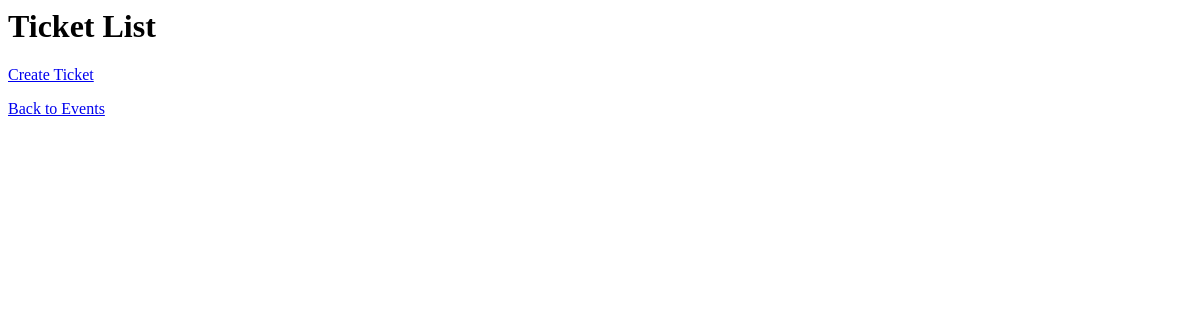
The page /tickets/ on the database as committed earlier.
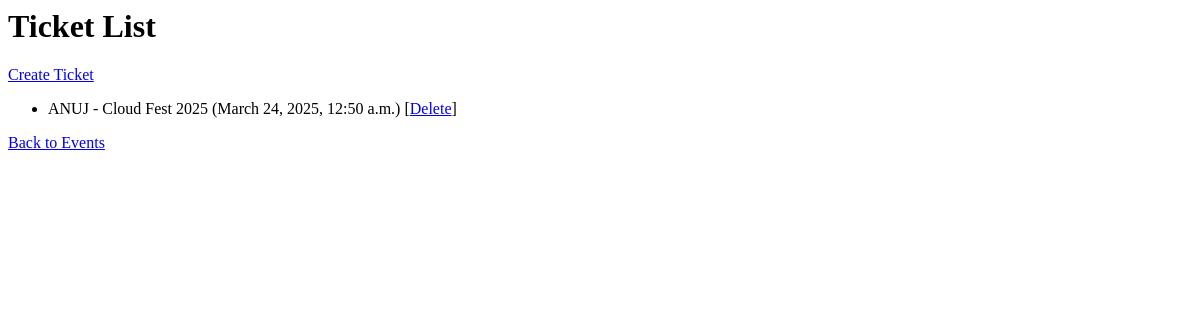
The same page on the database as committed later.
### tickets/models.py (models this page shows, shortened)
class Ticket(models.Model):
    event = models.ForeignKey(Event, on_delete=models.CASCADE)
    attendee = models.ForeignKey(Attendee, on_delete=models.CASCADE)
    booking_date = models.DateTimeField(auto_now_add=True)

class Attendee(models.Model):
    name = models.CharField(max_length=100)
    email = models.EmailField()

class Event(models.Model):
    name = models.CharField(max_length=100)
    location = models.CharField(max_length=255)
    date = models.DateTimeField()
    description = models.TextField()
    file_url = models.URLField(blank=True, null=True)

### tickets/views.py (the view)
# urls.py: path('tickets/', views.ticket_list, name='ticket_list'),
def ticket_list(request):
    tickets = Ticket.objects.select_related('event', 'attendee')
    return render(request, 'tickets/ticket_list.html', {'tickets': tickets})

### tickets/templates/tickets/ticket_list.html
<h1>Ticket List</h1>
<a href="{% url 'ticket_create' %}">Create Ticket</a>
<ul>
  {% for ticket in tickets %}
    <li>
      {{ ticket.attendee.name }} - {{ ticket.event.name }} ({{ ticket.booking_date }})
      [<a href="{% url 'ticket_delete' ticket.id %}">Delete</a>]
    </li>
  {% endfor %}
</ul>
<a href="{% url 'event_list' %}">Back to Events</a>

Rows that differ between the two databases and show on the page:
added Ticket: attendee.name "ANUJ", event.name "Cloud Fest 2025", booking_date "March 24, 2025, 12:50 a.m."
